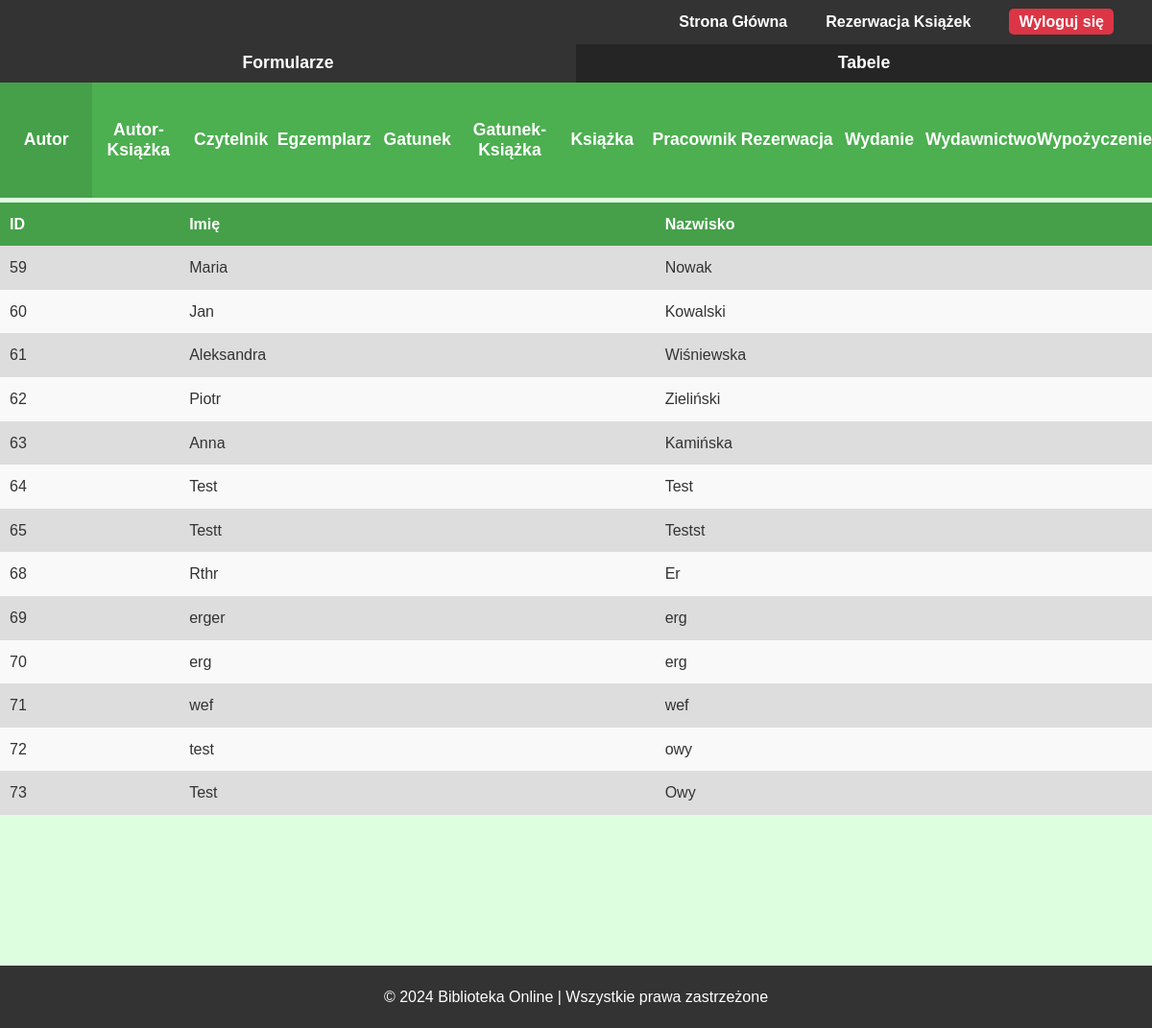
/php/admin/tabele/main_tabela.php (signed in), run on an earlier commit of the app's database.
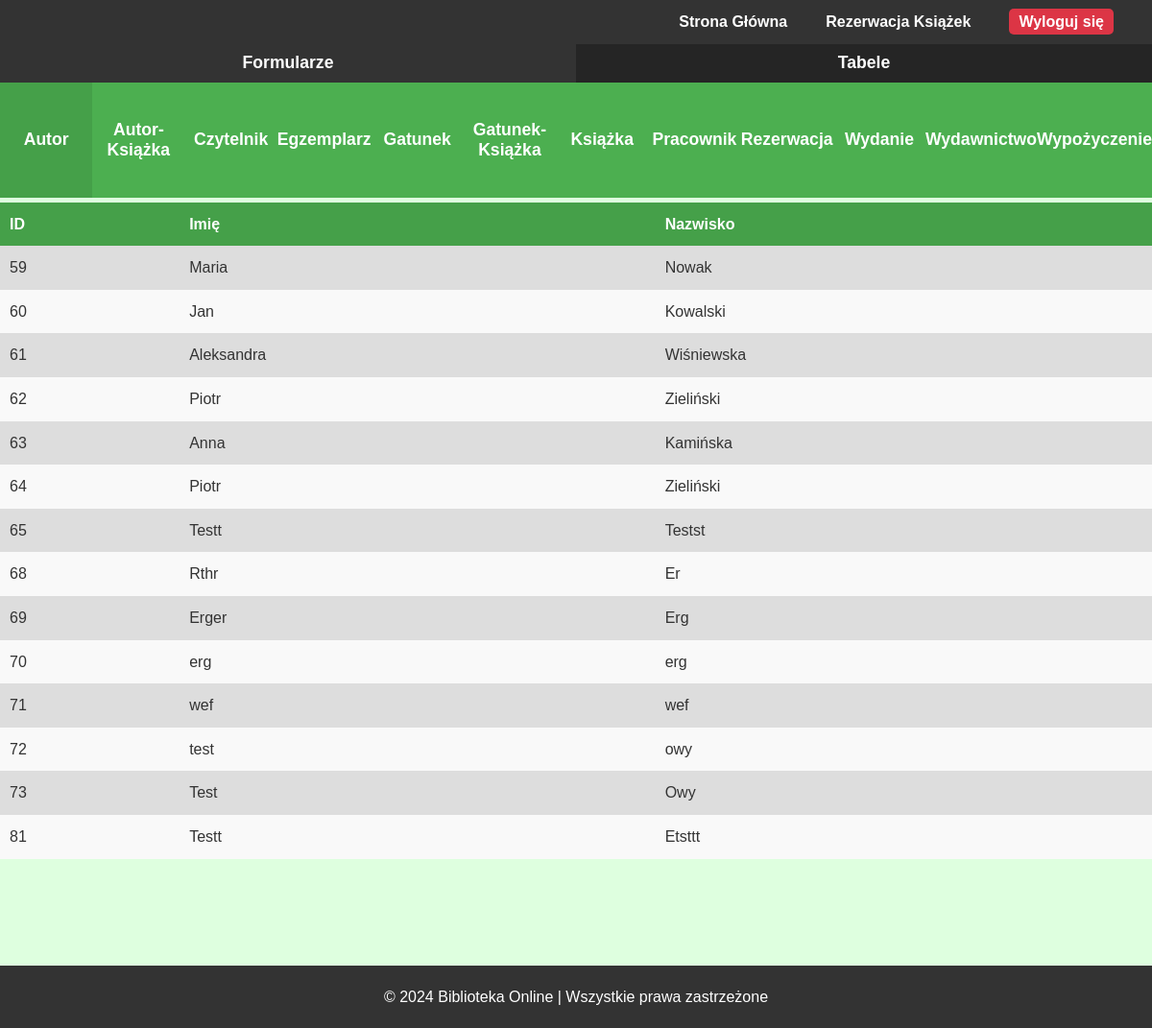
And on a later commit of the database.
### tables this page shows
CREATE TABLE `autor` (
  `ID` int(11) NOT NULL,
  `imie` varchar(50) NOT NULL,
  `nazwisko` varchar(50) NOT NULL
);

### php/admin/tabele/autor_tabela.php (the view)
<section id="tabela">
    <?php
    $sql = "SELECT * FROM autor";
    $result = $conn->query($sql);
    echo "<table>";
    echo "<thead>
            <tr>
                <th>ID</th>
                <th>Imię</th>
                <th>Nazwisko</th>
            </tr>
        </thead>";
    echo "<tbody>";
    if ($result->num_rows > 0)
    {
        while ($row = $result->fetch_assoc())
        {
            echo "<tr>
                    <td>" . $row["ID"] . "</td>
                    <td>" . $row["imie"] . "</td>
                    <td>" . $row["nazwisko"] . "</td>
                </tr>";
        }
    }
    else
    {
        echo "<tr>
                <td colspan='3' class='no-data'>Brak danych</td>
            </tr>";
    }
    echo "</tbody>";
    echo "</table>";
    ?>
</section>

### php/admin/tabele/main_tabela.php (shortened to what this page needs)
<?php
$tabela = isset($_GET['tabela']) ? $_GET['tabela'] : null;
if(!$tabela)
    $tabela = 'autor';
?>
<!DOCTYPE html>
<html lang="pl">
<head>
    <link rel="stylesheet" href="css/style.css">
    <link rel="stylesheet" href="css/admin.css">
</head>
<body>
    <header>
        <nav>
            <ul>
                <li><a href="/Biblioteka/index.php">Strona Główna</a></li>
                <li><a href="/Biblioteka/php/reservation.php">Rezerwacja Książek</a></li>
                <?php if(isset($_SESSION['user_id'])): ?>
                    <li><a href="/Biblioteka/php/logout.php" id="logoutBtn">Wyloguj się</a></li>
                <?php else: ?>
                    <li><a href="/Biblioteka/php/login.php">Zaloguj się</a></li>
                <?php endif; ?>
            </ul>
        </nav>
    </header>
    <section id="pasek">
        <ul>
            <li><a href="php/admin/formularze/main_formularz.php?formularz=<?php echo $tabela; ?>"><button>Formularze</button></a></li>
            <li><button disabled>Tabele</button></li>
        </ul>
    </section>
    <section id="panel">
        <ul>
            <?php
            $tabele = [
                'autor' => 'Autor',
                'autor_ksiazki' => 'Autor-Książka',
                'czytelnik' => 'Czytelnik',
                'egzemplarz' => 'Egzemplarz',
                'gatunek' => 'Gatunek',
                'gatunek_ksiazki' => 'Gatunek-Książka',
                'ksiazka' => 'Książka',
                'pracownik' => 'Pracownik',
                'rezerwacja' => 'Rezerwacja',
                'wydanie' => 'Wydanie',
                'wydawnictwo' => 'Wydawnictwo',
                'wypozyczenie' => 'Wypożyczenie'
            ];
            foreach ($tabele as $key => $value) {
                if ($tabela === $key) {
                    echo "<li><button disabled>$value</button></li>";
                } else {
                    echo "<li><a href='php/admin/tabele/main_tabela.php?tabela=$key'><button>$value</button></a></li>";
                }
            }
            ?>
        </ul>
    </section>
    <?php
        if ($tabela && array_key_exists($tabela, $tabele)){
            include(BASE_PATH . 'php/admin/tabele/' . $tabela . '_tabela.php');
        }
        else {
            echo "<p>Brak tabeli</p>";
        }
    ?>
    <footer>
        <p>&copy; 2024 Biblioteka Online | Wszystkie prawa zastrzeżone</p>
    </footer>
</body>
</html>

### css/style.css (style rules this page uses)
* { margin: 0; padding: 0; box-sizing: border-box; }
body { font-family: Arial, sans-serif; line-height: 1.6; background-color: #f4f4f4; color: #333; }
header { background-color: #333; color: #fff; padding: 10px 20px; }
header nav ul { color: #fff; list-style-type: none; margin: 0; padding: 0; display: flex; justify-content: flex-end; }
header nav ul li { display: inline; margin: 0 20px; }
header nav ul li a { text-decoration: none; color: #fff; font-weight: bold; font-family: Arial, sans-serif; }
#logoutBtn { background-color: #dc3545; color: white; padding: 5px 10px; text-decoration: none; font-weight: bold; border-radius: 5px; }
footer { text-align: center; padding: 20px 0; background-color: #333; color: white; position: relative; bottom: 0; width: 100%; }

### css/admin.css (style rules this page uses)
* { margin: 0; padding: 0; box-sizing: border-box; }
body { background-color: #deffdf; }
#pasek { background-color: #817f7f; height: 5vh; display: flex; justify-content: center; }
#pasek ul { display: flex; list-style-type: none; padding: 0; margin: 0; flex: 1; align-items: stretch; }
#pasek li { flex: 1; }
#pasek button { height: 100%; width: 100%; background-color: #333; color: white; font-size: 2.2vh; font-weight: bold; border: none; cursor: pointer; display: flex; align-items: center; justify-content: center; }
#pasek button:disabled { background-color: rgb(37, 37, 37); cursor: default; }
#panel { background-color: #4CAF50; height: 15vh; display: flex; justify-content: center; align-items: stretch; }
#panel ul { display: flex; list-style-type: none; padding: 0; margin: 0; flex: 1; align-items: stretch; }
#panel li { flex: 1; display: flex; justify-content: center; }
#panel button { height: 100%; width: 100%; background-color: #4CAF50; color: white; font-size: 2.2vh; font-weight: bold; border: none; cursor: pointer; display: flex; align-items: center; justify-content: center; }
#panel button:disabled { background-color: #45a049; cursor: default; }
#panel a { text-decoration: none; color: inherit; cursor: pointer; }
#pasek a { text-decoration: none; color: inherit; cursor: pointer; }
#tabela { background-color: #deffdf; height: auto; max-height: 100vh; height: 100vh; width: 100%; display: flex; justify-content: center; align-items: flex-start; box-sizing: border-box; overflow-y: scroll; direction: rtl; padding-top: 5px; }
#tabela table { border-collapse: collapse; width: 100%; max-height: 100%; overflow-y: auto; box-sizing: border-box; direction: ltr; }
#tabela table, th, td { box-sizing: border-box; }
#tabela th, td { padding: 10px; text-align: left; vertical-align: top; }
#tabela th { position: sticky; top: 0; background-color: #45a049; color: white; z-index: 2; }
#tabela tbody tr:nth-child(odd) { background-color: #ddd; }
#tabela tbody tr:nth-child(even) { background-color: #f9f9f9; }

What changed in the data, as far as the page shows it:
changed autor id 64: imie "Test" → "Piotr"; nazwisko "Test" → "Zieliński"
changed autor id 69: imie "erger" → "Erger"; nazwisko "erg" → "Erg"
added autor: ID "81", imie "Testt", nazwisko "Etsttt"
